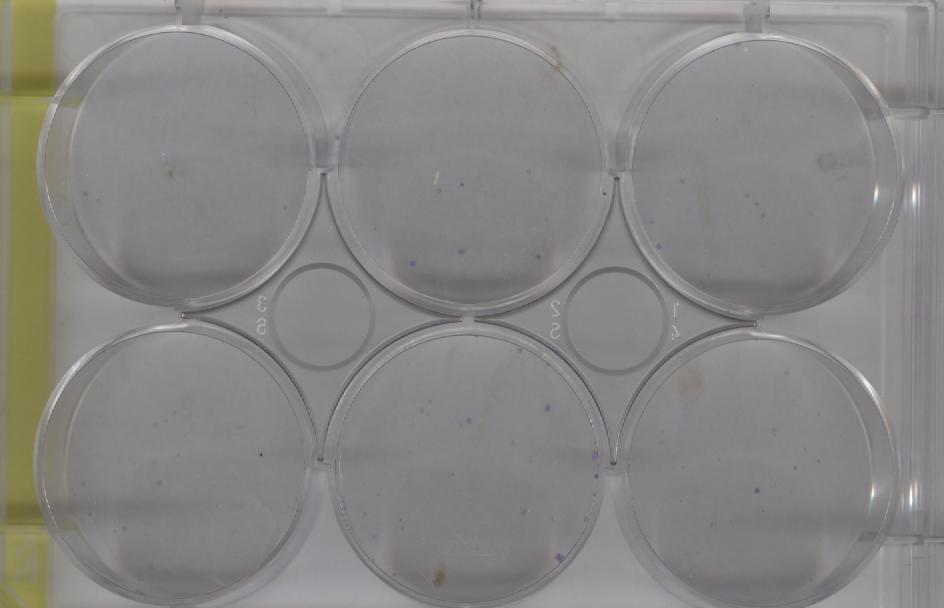
#> input picture GUI/im_test.jpg, 944 x 608 px
$ python prueba_clase.py   (older library calls are emulated)
#> lines starting #> are read from the running program, lines starting #| are printed output that depends on the picture; after the words box and inside, x2 and y2 are one past the last pixel; in counts of white or black regions, pixels touching at a corner belong together
#> further down, I is the input picture: shape (608, 944, 3); mean R, G, B 136.1, 134.1, 133.6
### GUI/clase.py
# -*- coding: utf-8 -*-
"""
Created on Tue Jan 15 13:42:04 2019

@author: Nicol
"""
import numpy as np
import math
import matplotlib.pyplot as plt
from skimage.color import rgb2gray,rgb2hsv
from skimage.color import rgb2lab
from skimage.exposure import rescale_intensity, adjust_gamma
from skimage.feature import match_template,peak_local_max,canny
from skimage.morphology import diamond, disk
from skimage.morphology import opening, black_tophat, closing
from skimage.filters.thresholding import threshold_otsu
from skimage.measure import regionprops
from skimage.measure import label
from skimage.color import label2rgb
from sklearn.cluster import KMeans
from scipy.ndimage.morphology import distance_transform_edt
from skimage.morphology import watershed
from scipy import ndimage as ndi


class Colonias:
    def __init__(self,image):
        self.image = image
        self.shape = self.image.shape
#> self.shape = (608, 944, 3)
        self.r_small = 50
        self.r_pozo = 140
        self.min_distance = 160
        self.s = diamond(4)
        self.s1 = diamond(1)# Elemento estructurante para la apertura
        self.s2 = diamond(6)# Elemento estructurante para el black Top Hat
        self.template = self.__circle()
        self.centros = 0

    # Helpers
    def mejoraConstraste(self):
        I_gray = rgb2gray(self.image)
        I_gray = rescale_intensity(I_gray,in_range=(0.2,0.8),out_range=(0,1))
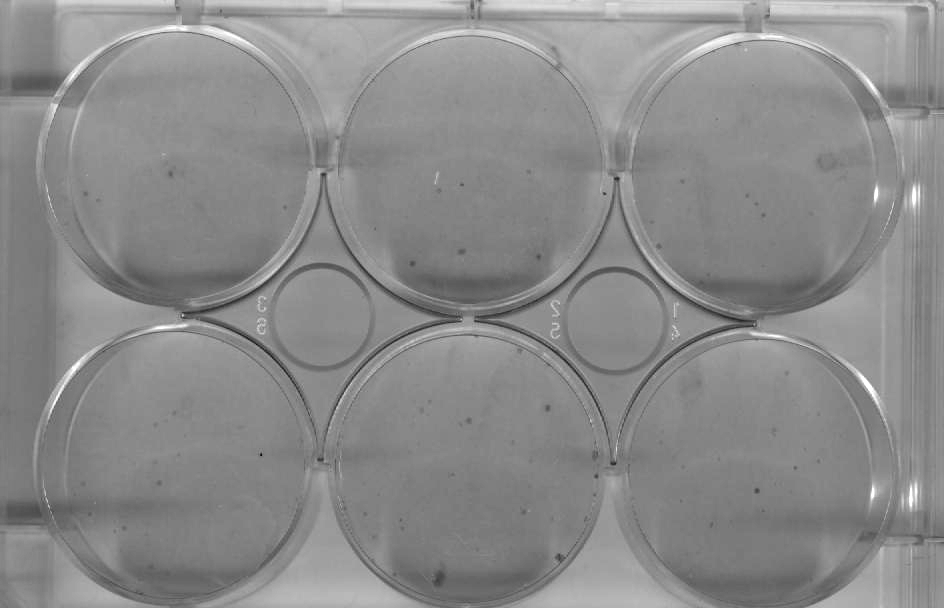
#> I_gray: shape (608, 944) float64; min 0.0107, max 1, mean 0.546
        return I_gray


    # 3. P
    def preprocess(self):
        Igray = rgb2gray(self.image)
        Ieq = adjust_gamma(Igray,0.4)
        Iop = opening(Ieq,self.s1)
        # Retorna lo que sea más pequeño que el elemento estructurante
        # Podría ser un parámetro definido por el usuario, basado en
        # la colonia más grande
        If = black_tophat(Iop,self.s2)
        If2 = adjust_gamma(If,0.8)# Mejora de contraste
#        self.hist_comparison(If,If2,'gamma 0.8')
#        self.hist_comparison(If,If3,'gamma 0.7')
        # Binarización
        thresh = threshold_otsu(If2)
        BW = If > thresh
        return BW,If2


    # 1. Umbralización con el plano de value
    # [21 lines left out: functions preprocessHSV_value, preprocessHSV_saturation, not called in this run]


    def __canny(self):
        BW = canny(self.mejoraConstraste(),sigma=0.5)
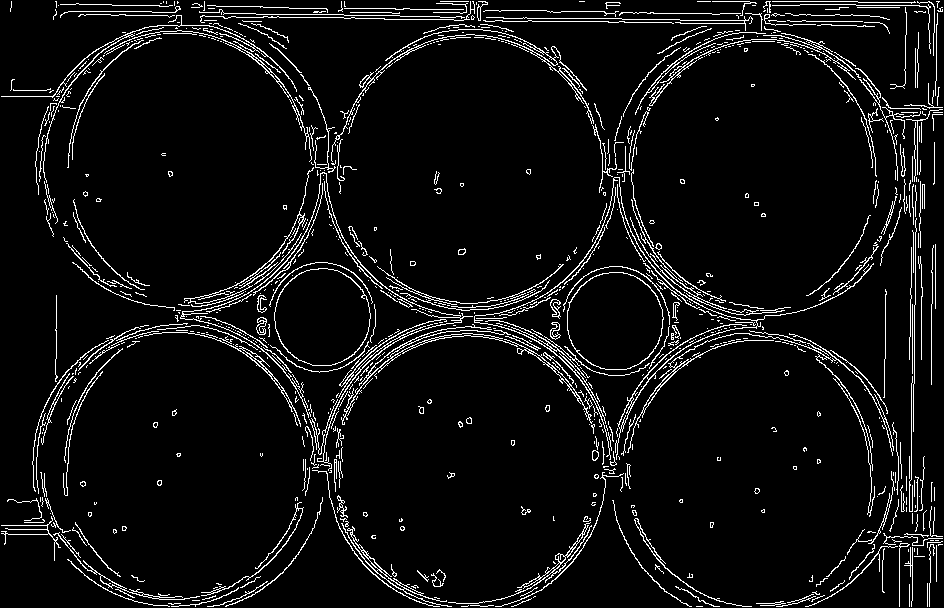
#> BW: shape (608, 944) bool; 6.2% white in thin lines or dots
        return BW

    def __closing(self):
        BW = closing(self.__canny(),self.s)
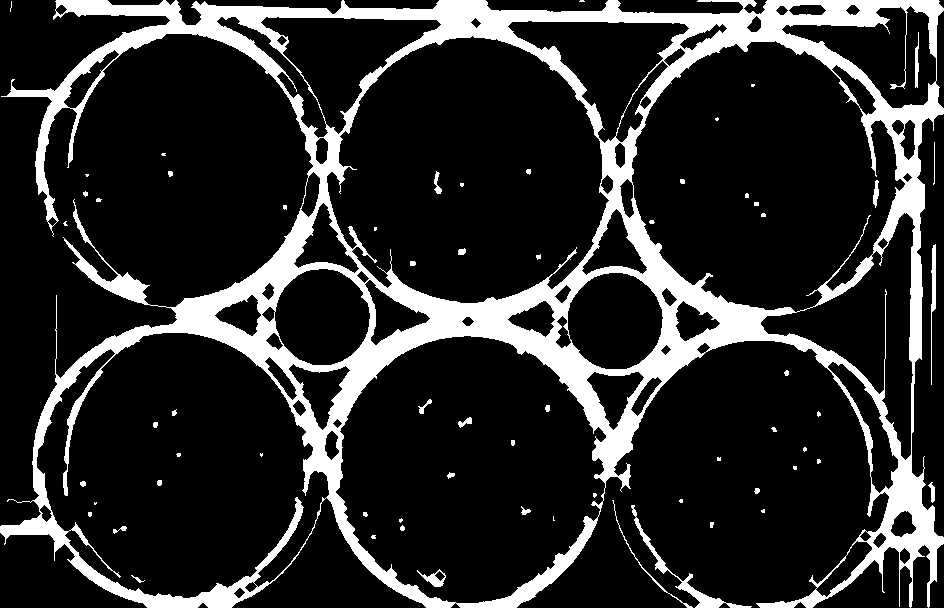
#> BW: shape (608, 944) bool; 17.2% white; 65 white regions (29 under 20 px), largest, box (x1, y1, x2, y2) and area: (0, 0, 944, 608) 95256, (631, 505, 752, 608) 946, (931, 244, 936, 385) 344
        return BW

    def __crossCorrelation(self):
        result = match_template(self.__closing(),self.template,pad_input = True)
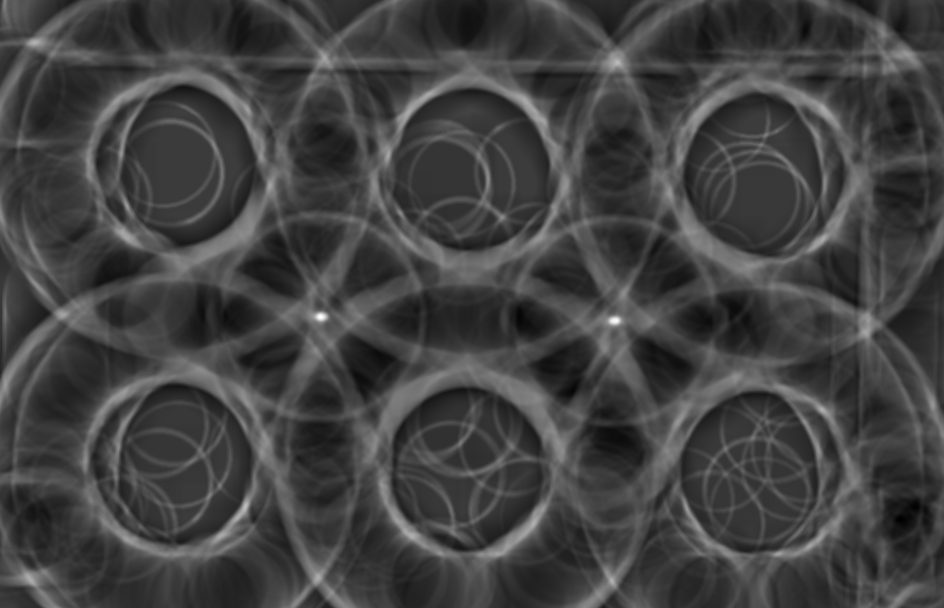
#> result: shape (608, 944) float64; min -0.146, max 0.407, mean -0.00181; drawn with min black and max white
        return result

    def corr2d(self):
        coordinates = peak_local_max(self.__crossCorrelation(), min_distance=self.min_distance)
#> coordinates = [[317, 320], [320, 616]]

        if coordinates[0][1] < coordinates[1][1]:
            y = coordinates[0][0]-self.r_pozo-5
#> y = 172
            x = coordinates[0][1]+self.r_pozo+5
#> x = 465
        else:
            y = coordinates[1][0]-self.r_pozo-5
            x = coordinates[1][1]+self.r_pozo+5
        #coordenadas de los otros pozos por simetría
        centros = [[x,y],[x,y+2*self.r_pozo + 10]]
#> centros = [[465, 172], [465, 462]]
        for i in range(0,2):
            centros.append([centros[i][0] + 2*self.r_pozo + 10 ,centros[i][1] ])
            centros.append([centros[i][0] - 2*self.r_pozo - 10,centros[i][1] ])
#> after the loop, centros = [[465, 172], [465, 462], [755, 172], [175, 172], [755, 462], [175, 462]]

        centros = sorted(centros)
#> centros = [[175, 172], [175, 462], [465, 172], [465, 462], [755, 172], [755, 462]]
        centros = np.asarray(centros)#(x,y)
        self.centros= centros
#> self.centros has the same summary as centros

        return centros

    # [95 lines left out: functions pozo, pozos2, otsu, otsuMean, pozo_anillo, reg_seg and 1 more, not called in this run]


#    def clustering(self):
#        # Number of clusters to be used
#        n_colors = 4
#        #Reshaping to a vector
#        size = self.image.shape
#        #Clustering with cromatic planes of L*a*b space
#        Ilab = rgb2lab(self.image,illuminant='D65',observer='2')
#        # Feature matrix of cromatic planes
#        #croma = # Cromatic planes a and b
#        I_plane = np.reshape(Ilab[:,:,1:3],(size[0]*size[1],2))
#        # Cluster the pixel intensities
#        clt = KMeans(init = "k-means++",n_clusters = n_colors,n_init = 10)
#        clt.fit(I_plane)
#        y = clt.fit_predict(I_plane)#iimagendices de cada muestra


    def __circle(self):
        dim = self.r_small*2 + 15#dimensión de la matriz.
        Nigerrimo = np.zeros([dim,dim])
        centro = [dim/2,dim/2]
        for i in range(0,dim):
            for j in range(0,dim):
                d = np.sqrt(abs( (centro[0] - i)**2 + (centro[1] - j)**2 ))
                if d > self.r_small and d < self.r_small+4:
                    Nigerrimo[i,j] = 1
        return Nigerrimo


    def processing(self):
        BW,I_gray = self.preprocess()

#        Ivalue = self.preprocessHSV()
#        I_gray = rgb2gray(self.image)

        #centros = self.corr2d()
        c = houghcirc()
        r_pozo = c[:,2]
        centros = c[:,0:2]

        m_BW = np.zeros([self.shape[0],self.shape[1]])#Imagen negra de la misma dimensión
#        conteo = {'Pozo 1':[],'Pozo 2':[],'Pozo 3':[],'Pozo 4':[],
#        'Pozo 5':[],'Pozo 6':[]}# Diccionario donde se guarda el conteo
        conteo = []
        for k in range(0,len(centros)):
            try:
                # Seccionamiento de 1 pozo
                I_seg = self.pozo(centros[k],I_gray,r_pozo[k])
                # Otsu por pozo
                I_otsu = self.otsu(I_seg,I_gray,centros[k],r_pozo[k])
                # Mascara color para los bordes
                #I_color = self.color(I_gray,centros[k])
                # Aplicación de las propiedades de region
                I_props = self.reg_seg(I_otsu)
                # Watershed
                I_wa = self.watershedDT(I_props)
                I_wa[I_wa>0]=1
                # Etiquetado y conteo de las colonias
                # 8-conectividad, fondo negro
                labeled,num = label(
                    I_wa, neighbors=8, background=0,
                    return_num=True
                )

    #            # Guarda el conteo por pozo en un diccionario
#                conteo[ list(conteo.keys())[k] ].append(num)

                # Guarda el conteo en un arreglo
                conteo.append(num)

                # Suma el resultado del pozo a una imagen negra (ceros)
                m_BW = m_BW + I_wa
            except:
                print('Pozo no viable')

        labeled = label(m_BW, neighbors=8, background=0)
#        labeled_RGB = label2rgb(labeled, image=self.image)#image = imagen original
        color = self.addColor(self.image,m_BW)

        return m_BW,conteo,color


    # [256 lines left out: functions processing2, processing3, processing4, processing5, watershedDT, addColor and 2 more, not called in this run]


### GUI/prueba_clase.py
# -*- coding: utf-8 -*-
"""
Created on Tue Jan 15 12:07:31 2019

@author: Nicol
"""

# In[]

from clase import Colonias

from skimage.io import imread
import matplotlib.pyplot as plt
# In[]
# Prueba
plt.close('all')
I = imread('im_test.jpg')
Im = Colonias(I)
centros = Im.corr2d()


result = Im.processing()
#> in preprocess, `Ieq = adjust_gamma(Igray,0.4)`:
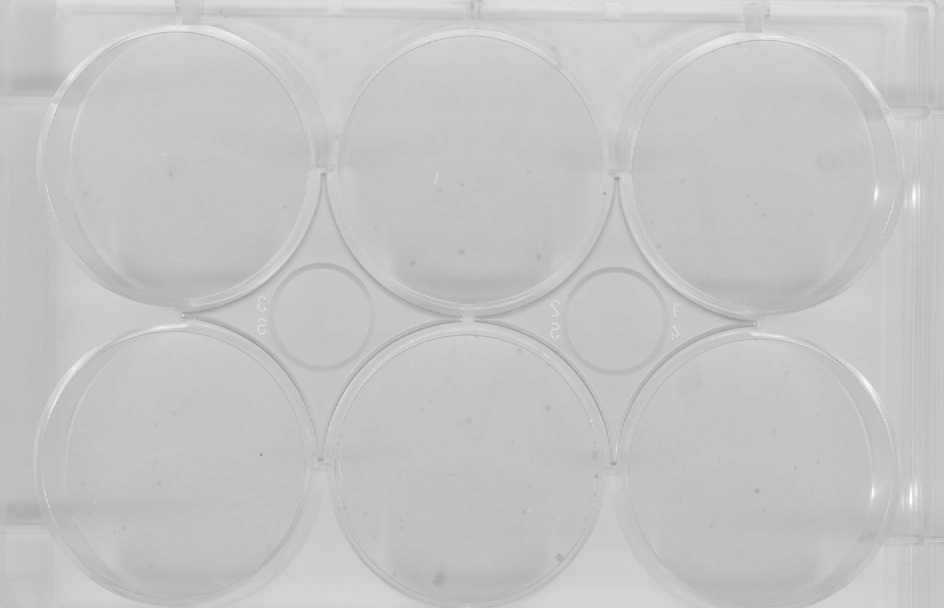
#> Ieq: shape (608, 944) float64; min 0.532, max 1, mean 0.773
#> in preprocess, `If = black_tophat(Iop,self.s2)`:
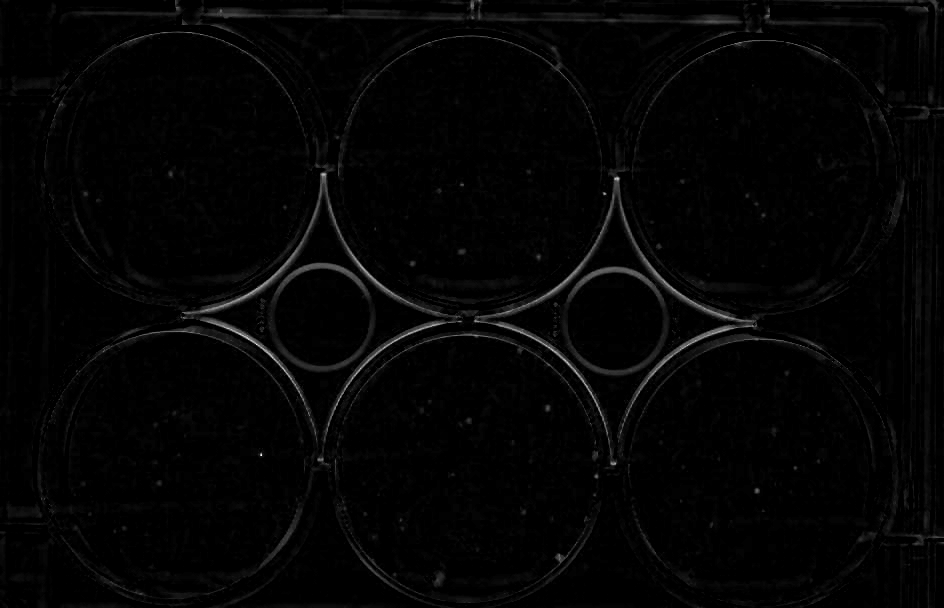
#> If: shape (608, 944) float64; min 0, max 0.233, mean 0.00395; drawn with min black and max white
#> in preprocess, `thresh = threshold_otsu(If2)`: thresh = 0.0433
#> in preprocess, `BW = If > thresh`:
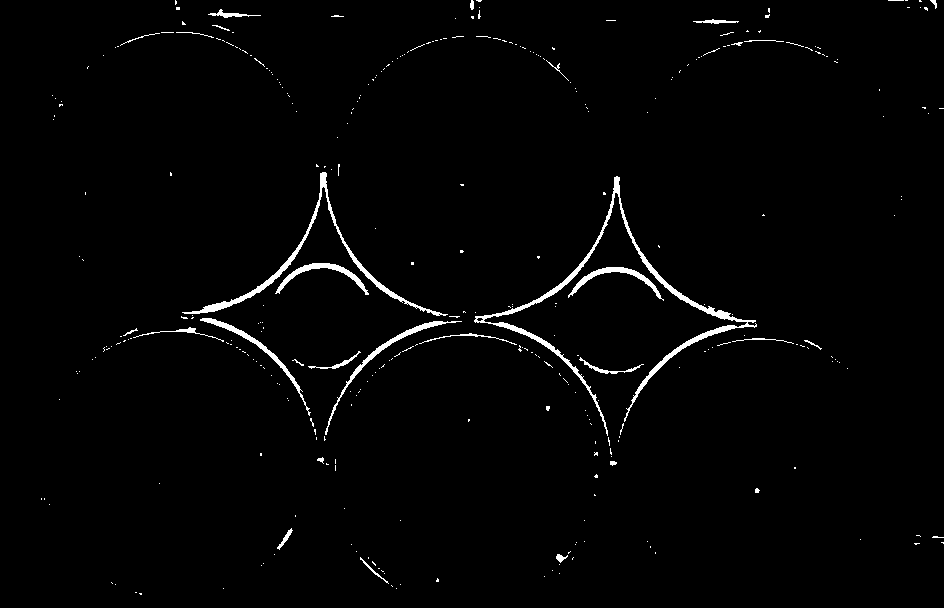
#> BW: shape (608, 944) bool; 1.7% white; 338 white regions (309 under 20 px), largest, box (x1, y1, x2, y2) and area: (474, 176, 757, 436) 3047, (182, 172, 448, 316) 1633, (325, 321, 462, 435) 693
#> (the run stopped early here; a loop or call above may not have finished)
